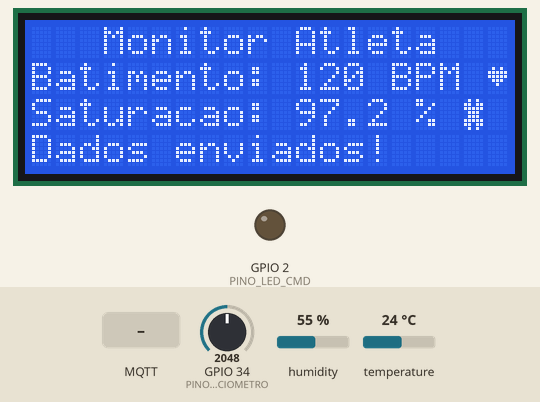
This sketch was run on a simulated ESP32. On the bench: 20×4 character LCD, output pins drawn as LEDs (lit = HIGH). Dashed ring = blinking. The test bench sets the inputs (shaded band); at power-on: GPIO 34 (PINO_POTENCIOMETRO) = 2048, humidity 55 %, temperature 24 °C. WiFi joins after 1.5 s; servers stay silent unless stated; random numbers use the default seed unless the sketch sets one; no MQTT or app messages arrive unless stated; what the sketch prints to the serial monitor is not drawn.

Above: at 4.3 s.
4.4 s: MQTT message "atleta0001@piscar|" arrives on the first subscribed topic
At 13.8 s:
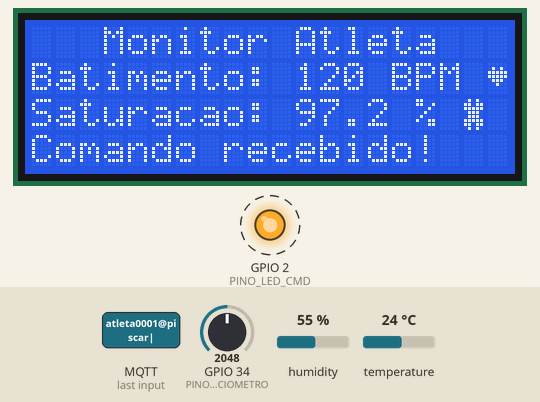
15.9 s: GPIO 34 (PINO_POTENCIOMETRO) set to 1434
At 25.7 s:
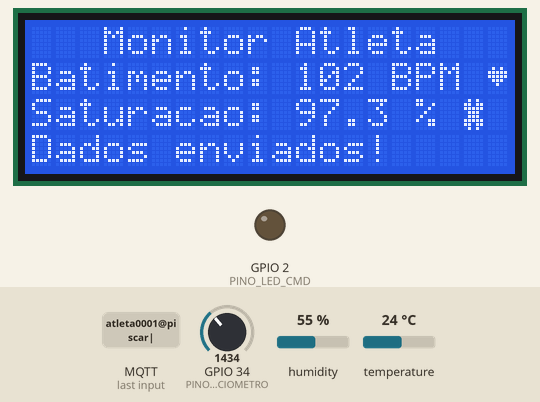
26.0 s: GPIO 34 (PINO_POTENCIOMETRO) set to 1328
At 35.8 s:
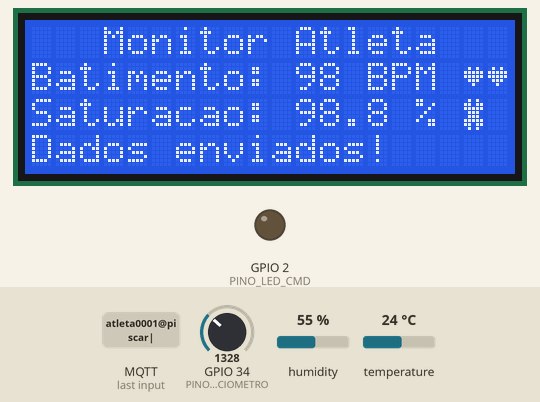
36.1 s: MQTT message "atleta0001@piscar|" arrives on the first subscribed topic
At 45.11 s:
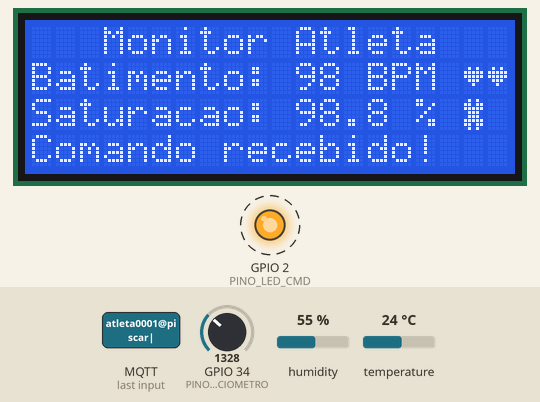
47.2 s: humidity set to 91 %
At 57.0 s:
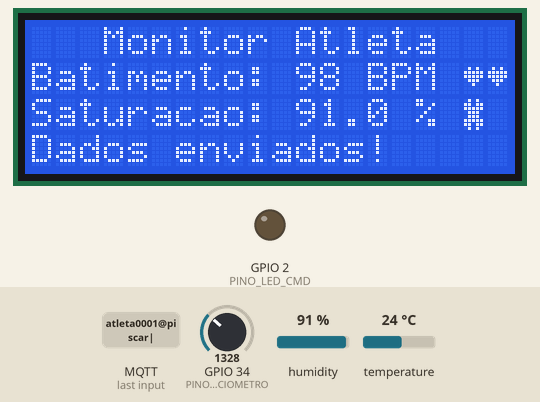
57.3 s: humidity set to 22 %
At 67.2 s:
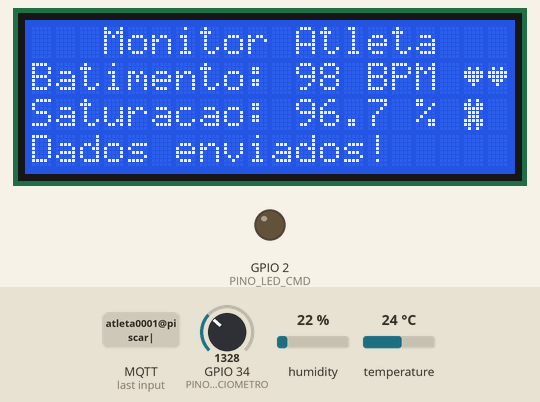
Timing chart, 0 to 68.4 s (numbered marks = the images above; inputs shaded):
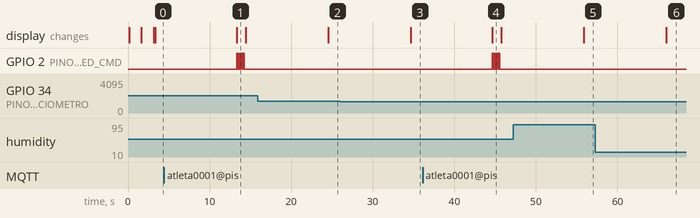

Measured:
- the behaviour switches between 1365 and 1364 on GPIO 34 (PINO_POTENCIOMETRO) (found by bisection; images 2 and 3)
- after the input at 4.4 s, GPIO 2 (PINO_LED_CMD): alternates HIGH for 0.10 s and LOW for 0.10 s, 10 changes in all, then stays LOW, starting after 9.0 s
- after the input at 36.1 s, GPIO 2 (PINO_LED_CMD): alternates HIGH for 0.10 s and LOW for 0.10 s, 10 changes in all, then stays LOW, starting after 8.6 s
- after the input at 57.3 s, the display: changes after 8.7 s (image 6)
- what the display in image 1 shows lasts 1.1 s, from 13.4 s to 14.5 s

The sketch:

codigoComentadoEdge.ino
```cpp
// --- BIBLIOTECAS E INCLUDES ---
// Biblioteca para conexão Wi-Fi no ESP32
#include <WiFi.h>
// Biblioteca para comunicação via protocolo MQTT (para o FIWARE)
#include <PubSubClient.h>
// Biblioteca para o sensor de temperatura e umidade DHT22
#include "DHT.h"
// Biblioteca para comunicação I2C (usada pelo display LCD)
#include <Wire.h>
// Biblioteca para controlar o display LCD I2C
#include <LiquidCrystal_I2C.h>

// --- CONFIGURAÇÕES DOS SENSORES E PINOS ---
// Define o tipo de sensor DHT que está sendo usado (DHT22)
#define DHTTYPE DHT22
// Pino analógico onde o potenciômetro (simulando o BPM) está conectado
const int PINO_POTENCIOMETRO = 34;
// Pino digital onde o sensor de umidade DHT22 (simulando SpO2) está conectado
const int PINO_DHT = 4;
// Pino do LED integrado do ESP32, usado para feedback de comandos
const int PINO_LED_CMD = 2;

// --- CONFIGURAÇÕES DE REDE ---
// Nome da rede Wi-Fi (SSID). Para o Wokwi, usa-se a rede de convidado.
const char* SSID = "Wokwi-GUEST";
// Senha da rede Wi-Fi. Vazia para a rede de convidado do Wokwi.
const char* PASSWORD = "";

// --- CONFIGURAÇÕES FIWARE MQTT ---
// Endereço IP do broker MQTT do FIWARE
const char* MQTT_BROKER_IP = "20.75.52.55";
// Porta padrão para comunicação MQTT
const int MQTT_PORT = 1883;
// Identificador único para este cliente MQTT. Evita conflitos no broker.
const char* MQTT_CLIENT_ID = "esp32-atleta-monitor-01";
// Tópico MQTT onde os dados dos sensores (atributos) serão publicados
const char* MQTT_TOPIC_PUBLISH = "/TEF/watch001/attrs";
// Tópico MQTT que o ESP32 vai "escutar" para receber comandos
const char* MQTT_TOPIC_SUBSCRIBE = "/TEF/watch001/cmd";

// --- OBJETOS GLOBAIS ---
// Cria o objeto 'dht' para interagir com o sensor DHT22
DHT dht(PINO_DHT, DHTTYPE);
// Cria o objeto 'wifiClient' para a conexão de rede
WiFiClient wifiClient;
// Cria o objeto 'mqttClient' associado ao cliente Wi-Fi para comunicação MQTT
PubSubClient mqttClient(wifiClient);
// Cria o objeto 'lcd' para controlar o display LCD I2C no endereço 0x27, com 20 colunas e 4 linhas
LiquidCrystal_I2C lcd(0x27, 20, 4);

// --- ÍCONES PERSONALIZADOS PARA O LCD ---
// Desenha um ícone de coração (byte array)
byte heart[8] = {0b00000, 0b01010, 0b11111, 0b11111, 0b01110, 0b00100, 0b00000, 0b00000};
// Desenha um ícone de pulmão (saturação) (byte array)
byte lung[8] =  {0b01010, 0b11011, 0b11111, 0b01110, 0b01110, 0b11111, 0b11011, 0b01010};


/**
 * @brief Função chamada automaticamente quando uma mensagem é recebida em um tópico inscrito.
 * @param topic O tópico onde a mensagem foi publicada.
 * @param payload A mensagem recebida (em bytes).
 * @param length O tamanho da mensagem.
 */
void mqtt_callback(char* topic, byte* payload, unsigned int length) {
    String msg;
    // Converte o payload de bytes para uma String
    for (int i = 0; i < length; i++) {
        msg += (char)payload[i];
    }
    Serial.println("<- Mensagem recebida: " + msg);

    // Verifica se a mensagem é um comando para piscar o LED
    if (msg.equals("atleta0001@piscar|")) {
        Serial.println("Comando 'piscar' recebido!");
        lcd.setCursor(0, 3);
        lcd.print("Comando recebido!   "); // Limpa a linha com espaços
        // Pisca o LED 5 vezes como feedback visual
        for (int i=0; i<5; i++) {
            digitalWrite(PINO_LED_CMD, HIGH);
            delay(100);
            digitalWrite(PINO_LED_CMD, LOW);
            delay(100);
        }
    }
}

/**
 * @brief Conecta o ESP32 à rede Wi-Fi configurada.
 * Fica em loop até a conexão ser estabelecida.
 */
void conectarWiFi() {
    delay(10);
    lcd.setCursor(0, 1);
    lcd.print("A ligar ao WiFi...");
    Serial.print("📡 A ligar ao WiFi...");

    WiFi.begin(SSID, PASSWORD);
    while (WiFi.status() != WL_CONNECTED) {
        delay(500);
        Serial.print(".");
    }
    Serial.println("\n✅ Ligado com sucesso!");
    lcd.setCursor(0, 1);
    lcd.print("WiFi Ligado!        "); // Limpa a linha com espaços
}

/**
 * @brief Conecta ou reconecta ao broker MQTT.
 * Se a conexão falhar, espera 5 segundos antes de tentar novamente.
 */
void reconectarMQTT() {
    while (!mqttClient.connected()) {
        Serial.print("🔄 A ligar ao Broker MQTT...");
        lcd.setCursor(0, 2);
        lcd.print("A ligar ao MQTT...");

        // Tenta conectar com o ID de cliente definido
        if (mqttClient.connect(MQTT_CLIENT_ID)) {
            Serial.println("\n✅ Ligado ao MQTT!");
            lcd.setCursor(0, 2);
            lcd.print("MQTT Ligado!          ");
            // Inscreve-se no tópico de comandos para poder receber mensagens
            mqttClient.subscribe(MQTT_TOPIC_SUBSCRIBE);
            Serial.println("-> Inscrito no tópico de comandos: " + String(MQTT_TOPIC_SUBSCRIBE));
        } else {
            Serial.print("\n❌ Falha na ligação MQTT. A tentar em 5s...");
            lcd.setCursor(0, 2);
            lcd.print("Falha no MQTT...    ");
            delay(5000);
        }
    }
}

/**
 * @brief Atualiza as informações exibidas no display LCD.
 * @param bpm O valor do batimento cardíaco.
 * @param spo2 O valor da saturação de oxigênio.
 * @param status Uma mensagem de status para a última linha.
 */
void atualizarDisplay(int bpm, float spo2, String status) {
  lcd.setCursor(0, 0);
  lcd.print("   Monitor Atleta   ");
  lcd.setCursor(0, 1);
  lcd.print("Batimento: ");
  lcd.print(bpm);
  lcd.print(" BPM ");
  lcd.write(byte(0)); // Exibe o ícone de coração
  lcd.setCursor(0, 2);
  lcd.print("Saturacao: ");
  lcd.print(spo2, 1); // Exibe com uma casa decimal
  lcd.print(" % ");
  lcd.write(byte(1)); // Exibe o ícone de pulmão
  lcd.setCursor(0, 3);
  lcd.print(status);
}


/**
 * @brief Função de configuração inicial, executada uma única vez na inicialização.
 */
void setup() {
    // Define o pino do LED como saída
    pinMode(PINO_LED_CMD, OUTPUT);
    // Inicia a comunicação serial para debug
    Serial.begin(115200);
    // Inicia o sensor DHT
    dht.begin();
    // Inicia o display LCD
    lcd.init();
    lcd.backlight();
    // Cria os caracteres personalizados no LCD
    lcd.createChar(0, heart);
    lcd.createChar(1, lung);
    lcd.setCursor(0,0);
    lcd.print("A iniciar Monitor...");

    // Conecta ao Wi-Fi e configura o cliente MQTT
    conectarWiFi();
    mqttClient.setServer(MQTT_BROKER_IP, MQTT_PORT);
    mqttClient.setCallback(mqtt_callback); // Define a função que trata mensagens recebidas
    delay(1500);
    lcd.clear();
}

/**
 * @brief Loop principal do programa, executado repetidamente.
 */
void loop() {
    // Garante que o Wi-Fi esteja sempre conectado
    if (WiFi.status() != WL_CONNECTED) {
      conectarWiFi();
    }
    // Garante que o cliente MQTT esteja sempre conectado
    if (!mqttClient.connected()) {
      reconectarMQTT();
    }
    // Mantém o cliente MQTT ativo (processa mensagens recebidas, etc.)
    mqttClient.loop();

    // --- LEITURA DOS SENSORES ---
    // Lê o potenciômetro e mapeia o valor para uma faixa de BPM (60 a 180)
    int bpm = map(analogRead(PINO_POTENCIOMETRO), 0, 4095, 60, 180);
    // Lê a umidade do sensor DHT22 para simular o SpO2
    float spo2 = dht.readHumidity();
    // Se a leitura falhar (isnan) ou for irrealista, gera um valor aleatório para a simulação
    if (isnan(spo2) || spo2 < 90.0) {
      spo2 = random(950, 995) / 10.0; // Gera um valor entre 95.0 e 99.4
    }

    // Atualiza o display com os novos valores
    atualizarDisplay(bpm, spo2, "A enviar dados...");

    // --- PUBLICAÇÃO MQTT ---
    // Cria o payload no formato esperado pelo FIWARE (key-value pairs)
    char payload[50];
    snprintf(payload, sizeof(payload), "b|%d|s|%.1f", bpm, spo2);
    Serial.println("-> A publicar payload MQTT: " + String(payload));

    // Publica a mensagem no tópico de atributos
    if(mqttClient.publish(MQTT_TOPIC_PUBLISH, payload)) {
        Serial.println("✅ Mensagem publicada!");
        lcd.setCursor(0, 3);
        lcd.print("Dados enviados!     ");
    } else {
        Serial.println("❌ Falha ao publicar MQTT.");
        lcd.setCursor(0, 3);
        lcd.print("Falha no envio...   ");
    }

    // Espera 10 segundos antes da próxima leitura e publicação
    delay(10000);
}
```
